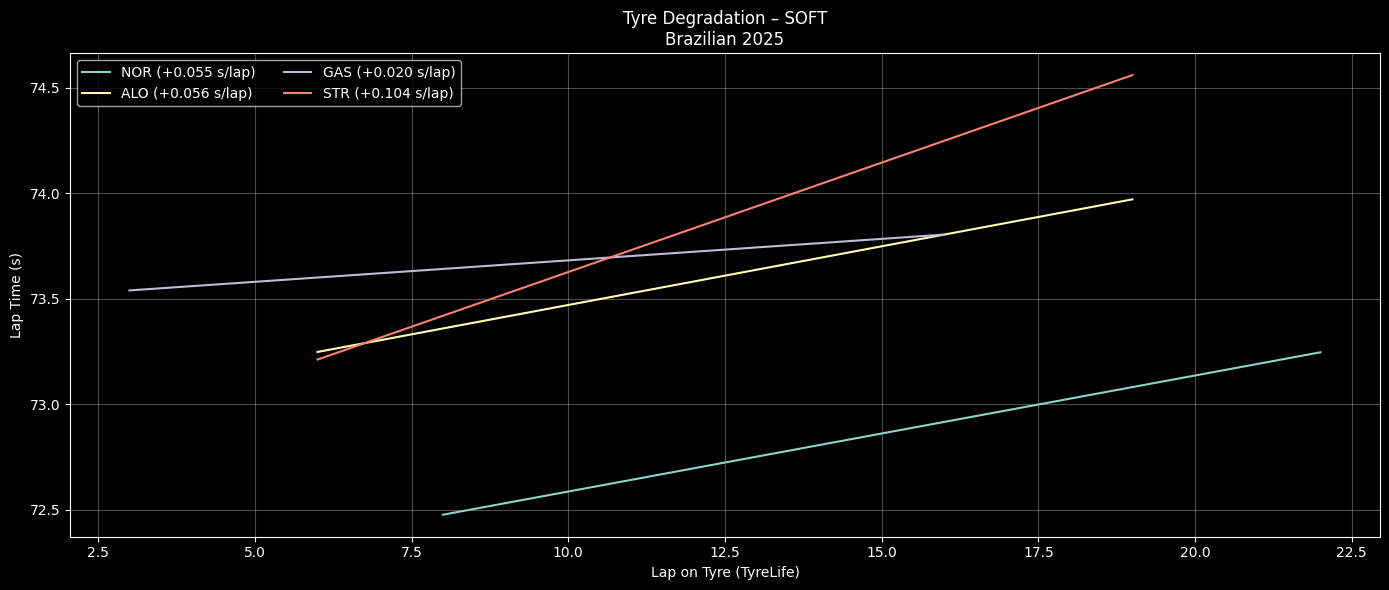

Python code for this plot:
import fastf1, os
import pandas as pd
import numpy as np
import matplotlib.pyplot as plt
from pathlib import Path

# ========= CONFIG =========
YEAR = 2025
GP = "Brazilian"
SESSION = "S"
COMPOUND = "SOFT"      # SOFT / MEDIUM / HARD
TOP_N = 10             # Top N finishers
CACHE_DIR = Path("/content/fastf1_cache")

# ========= CACHE =========
CACHE_DIR.mkdir(parents=True, exist_ok=True)
fastf1.Cache.enable_cache(CACHE_DIR)

# ========= LOAD SESSION =========
session = fastf1.get_session(YEAR, GP, SESSION)
session.load()

laps = session.laps.copy()
laps = laps[laps["IsAccurate"]]

# Convert laptime to seconds
laps["LapTimeSec"] = laps["LapTime"].dt.total_seconds()

# ========= SELECT TOP DRIVERS =========
drivers = (
    session.results
    .sort_values("Position")
    .head(TOP_N)["Abbreviation"]
    .tolist()
)

laps = laps[laps["Driver"].isin(drivers)]

# ========= CLEAN LAPS =========
laps = laps[
    laps["PitInTime"].isna() &
    laps["PitOutTime"].isna() &
    (laps["Compound"] == COMPOUND)
]

# ========= REMOVE OUTLIERS (IQR PER DRIVER PER STINT) =========
clean = []

for (d, stint), dl in laps.groupby(["Driver", "Stint"]):
    if len(dl) < 5:
        continue

    q1, q3 = dl["LapTimeSec"].quantile([0.25, 0.75])
    iqr = q3 - q1

    dl = dl[
        (dl["LapTimeSec"] >= q1 - 1.5 * iqr) &
        (dl["LapTimeSec"] <= q3 + 1.5 * iqr)
    ]

    clean.append(dl)

clean = pd.concat(clean)

# ========= PLOT TYRE DEGRADATION =========
plt.figure(figsize=(14,6))

for d in drivers:
    dl = clean[clean["Driver"] == d]

    # pilih stint terpanjang untuk driver tsb
    if dl.empty:
        continue

    stint_id = (
        dl.groupby("Stint").size().idxmax()
    )

    stint_laps = dl[dl["Stint"] == stint_id]

    if len(stint_laps) < 5:
        continue

    x = stint_laps["TyreLife"]
    y = stint_laps["LapTimeSec"]

    # Linear regression → degradation slope
    z = np.polyfit(x, y, 1)
    y_fit = np.polyval(z, x)

    plt.plot(x, y_fit, label=f"{d} ({z[0]:+.03f} s/lap)")

plt.title(f"Tyre Degradation – {COMPOUND}\n{GP} {YEAR}")
plt.xlabel("Lap on Tyre (TyreLife)")
plt.ylabel("Lap Time (s)")
plt.grid(alpha=0.3)
plt.legend(ncol=2)
plt.tight_layout()
plt.show()
